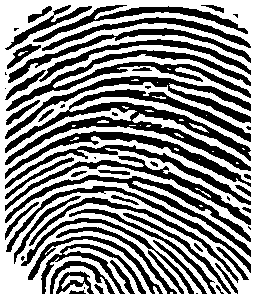
%> input picture MATLAB优化算法案例分析与应用（进阶篇）1-10章程序下载/第10章/im2.bmp, 256 x 300 px
$ octave ysw10_1.m   (GNU Octave 9; MATLAB toolbox functions it lacks are replaced by stand-ins)
%> lines starting %> are read from the running program, lines starting %| are printed output that depends on the picture; in (x1, y1, x2, y2) boxes, pixels count from 0 and x2, y2 are one past the last pixel; in counts of white or black regions, pixels touching at a corner belong together; the program's own positions count from 1
%%%%%%%%%%%%%%%%%%%%%%%%%%%%
% 指纹图像细节特征提取
%%%%%%%%%%%%%%%%%%%%%%%%%%%%
clear;
origin=imread('im2.bmp');
%> origin is the input picture: size 300x256x3 uint8; values 127 (black) and 255 (white), 54.6% white; 62 black regions (14 under 20 px), largest, box (x1, y1, x2, y2) and area: (5, 89, 251, 171) 5261, (6, 50, 251, 111) 2749, (5, 76, 251, 139) 2222
subplot(2,2,1);imagesc(origin);
colormap(gray); xlabel('(a)原始图像')
I=im2bw(origin);  % 二值化
%细化指纹图像，用匹配模板法
[M,N]=size(I);
%> M = 300; N = 256
for i=2:M-1
    for j=2:N-1
        if I(i,j)==0
            if (I(i-1,j)==0&I(i,j+1)==0)|(I(i-1,j)==0&I(i,j-1)==0)|(I(i+1,j)==0&I(i,j-1)==0)|(I(i+1,j)==0&I(i,j+1)==0)
                I(i,j)=1;
            else
                I(i,j)=0;
            end
        end
    end
end
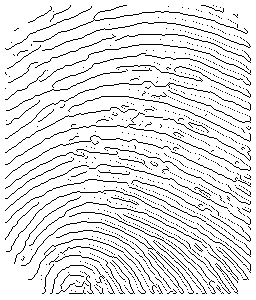
%> I: size 300x256 logical; 89.5% white; black in thin lines or dots
subplot(2,2,2);imagesc(I);
xlabel('(b)细化后的指纹图像')
%特征点提取（端点或交叉点）
t=0;
for i=2:M-1
    for j=2:N-1
        if I(i,j)==0
            n=I(i-1,j-1)+I(i-1,j)+I(i-1,j+1)+I(i,j-1)+I(i,j+1)+I(i+1,j-1)+I(i+1,j)+I(i+1,j+1);
            if (n==7|n==5)
                t=t+1;
                x(t)=j;
                y(t)=i;
            end
        end
    end
end
%> after the loop, n = 7; t = 820; x = 820 values, max 251 at index 57, min 6 at index 42, mean 169.2; y = 820 values from 6 to 294
subplot(2,2,3);imagesc(I);
xlabel('(c)细化后的指纹图像')
hold on;plot(x,y,'bo');hold off;
for i=1:t-1
    for j=i+1:t   %指纹特征去伪
        d=sqrt((x(i)-x(j))^2+(y(i)-y(j))^2);
        if d<6            %去除距离较近的特征点
            x(i)=-1;y(i)=-1;x(j)=-1;y(j)=-1;
        end
    end
end
%> after the loop, x = 820 values, max 251 at index 386, min -1 at index 7, mean 19.4; y = 820 values, max 294 at index 800, min -1 at index 7, mean 28.32
c=0;
d=0;
for i=1:t
    if (x(i)>=10&x(i)<165)&(y(i)>=10&y(i)<140)   %去除边缘的特征点
        c=c+1;l(c)=x(i);d=d+1;h(d)=y(i);
    end
end
%> after the loop, c = 31; d = 31; h = 31 values from 20 to 137; l = 31 values, max 154 at index 22, min 18 at index 6, mean 95.03
x=find(x);y=find(y);
%> after `x=find(x)`: x = 820 values from 1 to 820
%> after `y=find(y)`: y = 820 values from 1 to 820
subplot(2,2,4);imagesc(I);
xlabel('(d)细去伪后的指纹图像特征点')
hold on;plot(l,h,'bo');hold off;
%> after `plot(l,h,'bo')`:
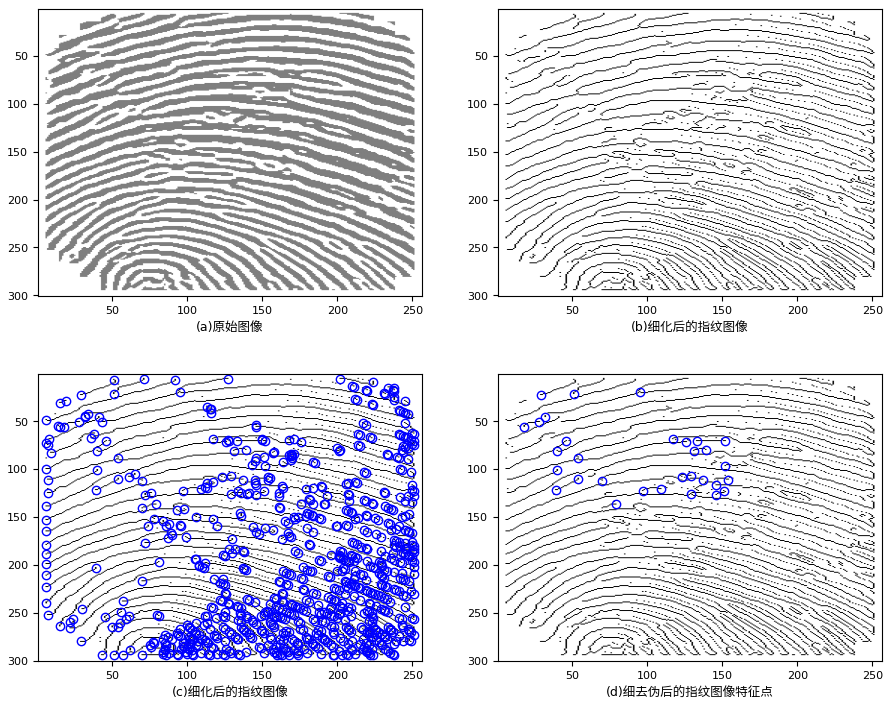
%> figure redrawn from the program's plot data, 4 panels
